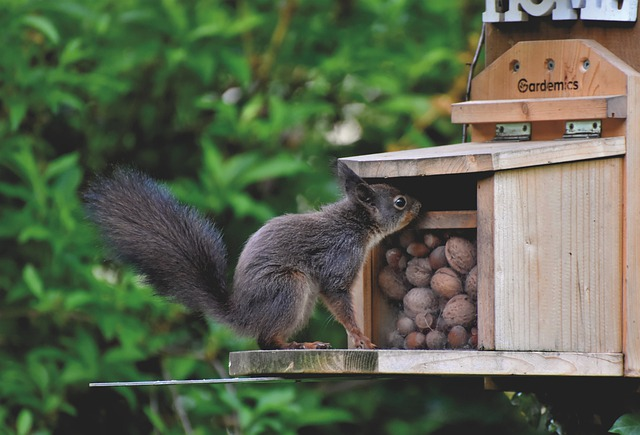
#> input picture uploads/1.jpg, 640 x 435 px
$ python -i color_analysis.py   (imports and definitions only)
#> lines starting #> are read from the running program, lines starting #| are printed output that depends on the picture
import cv2
import numpy as np
import os
from collections import Counter

def analyze_colors(input_path, output_path):
    # read image
#> called with input_path = '../uploads/1.jpg', output_path = 'out.png'
    image = cv2.imread(input_path)
#> image is the input picture: shape (435, 640, 3); mean B, G, R 78.8, 101, 91.1
    if image is None:
        raise ValueError(f"Could not read the image at {input_path}")

    height, width = image.shape[:2]
#> height = 435; width = 640

    # converting to RGB for display
    image_rgb = cv2.cvtColor(image, cv2.COLOR_BGR2RGB)

    # Reshape image to be a list of pixels
    pixels = image_rgb.reshape(-1, 3)

    # using K-means clustering to find the dominant colors
    from sklearn.cluster import KMeans

    n_colors = 10
    kmeans = KMeans(n_clusters=n_colors, random_state=42, n_init=10)
    kmeans.fit(pixels)

    # Get the colors and their frequencies
    colors = kmeans.cluster_centers_.astype(int)
    labels = kmeans.labels_

    # count occurrences of each cluster
    label_counts = Counter(labels)
    total_pixels = len(labels)

    # creating Color Paletter with percentages
    color_palette = []
    for i in range(n_colors):
        count = label_counts[i]
        percentage = (count / total_pixels) * 100
        color_palette.append({
            'rgb': colors[i].tolist(),
            'hex': '#{:02x}{:02x}'.format(colors[i][0], colors[i][1], colors[i][2]),
            'percentage': round(percentage, 2),
            'pixel_count': int(count)
        })

    # sorting by percentage (decening order)
    color_palette.sort(key=lambda x: x['percentage'], reverse=True)

    # Calculate color histograms for RGB channels
    hist_r = cv2.calcHist([image_rgb], [0], None, [256], [0, 256])
#> hist_r = 256 values, max 8067 at index 34, min 0 at index 1, mean 1087.5
    hist_g = cv2.calcHist([image_rgb], [1], None, [256], [0, 256])
#> hist_g = 256 values, max 8181 at index 34, min 0 at index 1, mean 1087.5
    hist_b = cv2.calcHist([image_rgb], [2], None, [256], [0, 256])
#> hist_b = 256 values, max 8464 at index 34, min 3 at index 1, mean 1087.5

    # Normalize histograms
    hist_r = (hist_r / hist_r.max() * 100).flatten().tolist()
#> hist_r = 256 values, max 100 at index 34, min 0 at index 1, mean 13.48
    hist_g = (hist_g / hist_g.max() * 100).flatten().tolist()
#> hist_g = 256 values, max 100 at index 34, min 0 at index 1, mean 13.29
    hist_b = (hist_b / hist_b.max() * 100).flatten().tolist()
#> hist_b = 256 values, max 100 at index 34, min 0.0354 at index 1, mean 12.85

    hsv = cv2.cvtColor(image, cv2.COLOR_BGR2HSV)
#> hsv: shape (435, 640, 3); mean H, S, V 53.5, 72.2, 107.9

    # Average hue, saturation, value
    avg_hue = float(np.mean(hsv[:, :, 0]))
#> avg_hue = 53.46
    avg_saturation = float(np.mean(hsv[:, :, 1]))
#> avg_saturation = 72.22
    avg_value = float(np.mean(hsv[:, :, 2]))
#> avg_value = 107.9

    # Determining dominant color category
    if avg_saturation < 50:
        if avg_value < 85:
            color_mood = "Dark & Muted"
        elif avg_value > 170:
            color_mood = "Bright & Neutral"
        else:
            color_mood = "Neutral"
    else:
        if avg_value < 85:
            color_mood = "Dark & Vibrant"
        elif avg_value > 170:
            color_mood = "Bright & Vibrant"
        else:
            color_mood = "Colorful"


     # Calculate color temperature (warm vs cool)
    # Based on red vs blue dominance
    red_mean = float(np.mean(image_rgb[:, :, 0]))
#> red_mean = 91.07
    blue_mean = float(np.mean(image_rgb[:, :, 2]))
#> blue_mean = 78.8

    if red_mean > blue_mean + 20:
        color_temperature = "Warm"
    elif blue_mean > red_mean + 20:
        color_temperature = "Cool"
    else:
        color_temperature = "Neutral"

    # Create visualization image with color bars
    bar_height = 60
    palette_image = np.zeros((bar_height * len(color_palette[:5]), width, 3), dtype=np.uint8)

    for idx, color_info in enumerate(color_palette[:5]):
        color = color_info['rgb']
        y_start = idx * bar_height
        y_end = (idx + 1) * bar_height
        palette_image[y_start:y_end, :] = color

        # Add text with color info
        text = f"{color_info['percentage']:.1f}% - {color_info['hex']}"

        # Choose text color based on brightness
        brightness = sum(color) / 3
        text_color = (0, 0, 0) if brightness > 127 else (255, 255, 255)

        cv2.putText(
            palette_image,
            text,
            (20, y_start + 38),
            cv2.FONT_HERSHEY_SIMPLEX,
            0.8,
            text_color,
            2
        )

    # Combine original image with palette
    # Rezise
    if palette_image.shape[1] != image_rgb.shape[1]:
        palette_image = cv2.resize(palette_image, (image_rgb.shape[1], palette_image.shape[0]))

    combined = np.vstack([image_rgb, palette_image])
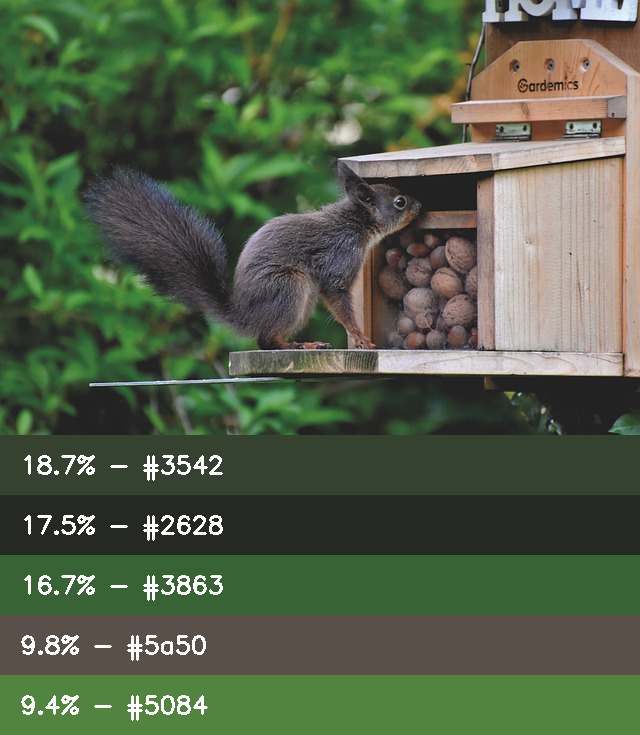
#> combined: shape (735, 640, 3); mean R, G, B 82.5, 96.2, 71.7

    # Converting back to BGR for saving
    combined_bgr = cv2.cvtColor(combined, cv2.COLOR_RGB2BGR)
    cv2.imwrite(output_path, combined_bgr)

    return {
        'color_palette': color_palette,
        'color_mood': color_mood,
        'color_temperature': color_temperature,
        'avg_hue': round(avg_hue, 1),
        'avg_saturation': round(avg_saturation, 1),
        'avg_value': round(avg_value, 1),
        'histograms': {
            'red': [round(v, 2) for v in hist_r],
            'green': [round(v, 2) for v in hist_g],
            'blue': [round(v, 2) for v in hist_b]
        },
        'dimensions': {
            'width': width,
            'height': height,
            'total_pixels': int(width * height)
        }
    }

>>> result = analyze_colors('../uploads/1.jpg', 'out.png')
#> result = 8 items

$ run again, on uploads/10.jpg
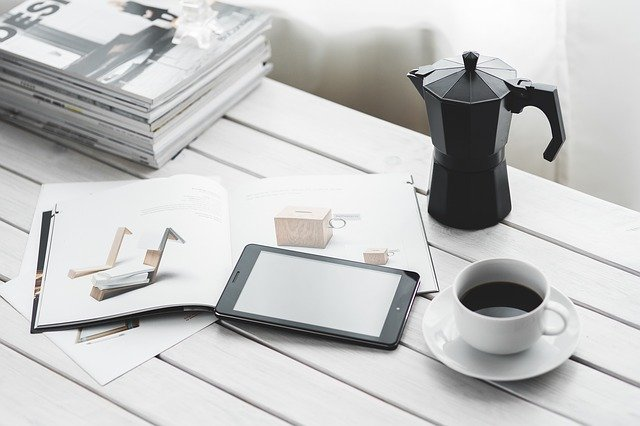
#> input picture uploads/10.jpg, 640 x 426 px
#> in analyze_colors, image is the input picture: shape (426, 640, 3); mean B, G, R 195.3, 195.8, 195.3
#> in analyze_colors, `hist_r = cv2.calcHist([image_rgb], [0], None, [256], [0, 256])`: hist_r = 256 values, max 8396 at index 235, min 5 at index 2, mean 1065
#> in analyze_colors, `hist_g = cv2.calcHist([image_rgb], [1], None, [256], [0, 256])`: hist_g = 256 values, max 8063 at index 237, min 5 at index 2, mean 1065
#> in analyze_colors, `hist_b = cv2.calcHist([image_rgb], [2], None, [256], [0, 256])`: hist_b = 256 values, max 7571 at index 232, min 3 at index 1, mean 1065
#> in analyze_colors, `hist_r = (hist_r / hist_r.max() * 100).flatten().tolist()`: hist_r = 256 values, max 100 at index 235, min 0.0596 at index 2, mean 12.68
#> in analyze_colors, `hist_g = (hist_g / hist_g.max() * 100).flatten().tolist()`: hist_g = 256 values, max 100 at index 237, min 0.062 at index 2, mean 13.21
#> in analyze_colors, `hist_b = (hist_b / hist_b.max() * 100).flatten().tolist()`: hist_b = 256 values, max 100 at index 232, min 0.0396 at index 1, mean 14.07
#> hsv: shape (426, 640, 3); mean H, S, V 48.2, 5.4, 196.9
#> avg_hue = 48.21
#> avg_saturation = 5.4
#> avg_value = 196.9
#> red_mean = 195.3
#> in analyze_colors, `combined = np.vstack([image_rgb, palette_image])`:
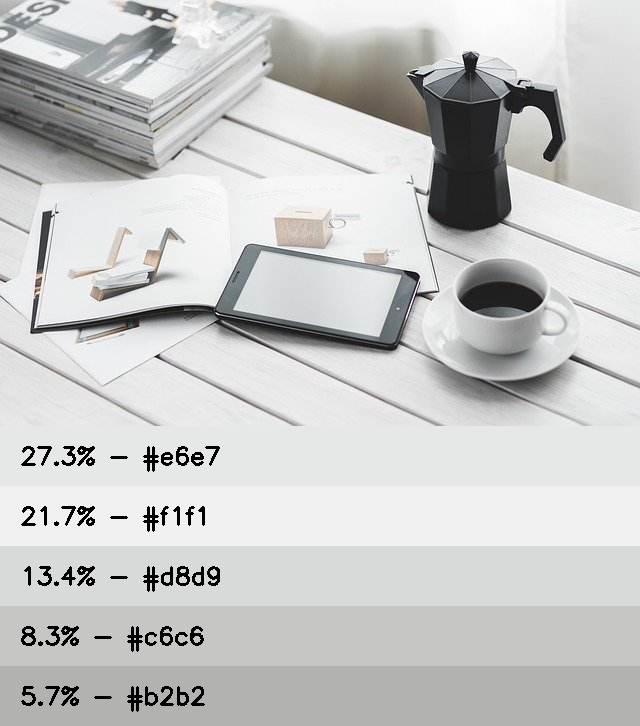
#> combined: shape (726, 640, 3); mean R, G, B 199.7, 200.1, 199.5
#> result = 8 items

$ run again, on uploads/2.jpg
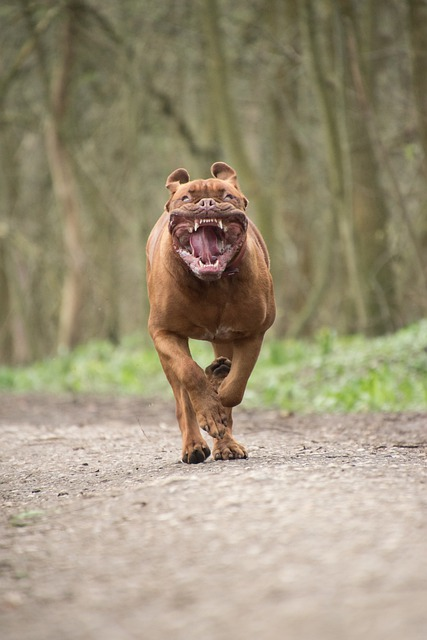
#> input picture uploads/2.jpg, 427 x 640 px
#> in analyze_colors, image is the input picture: shape (640, 427, 3); mean B, G, R 121.8, 146.5, 156.9
#> in analyze_colors, `hist_r = cv2.calcHist([image_rgb], [0], None, [256], [0, 256])`: hist_r = 256 values, max 2896 at index 132, min 0 at index 0, mean 1067.5
#> in analyze_colors, `hist_g = cv2.calcHist([image_rgb], [1], None, [256], [0, 256])`: hist_g = 256 values, max 2969 at index 191, min 0 at index 9, mean 1067.5
#> in analyze_colors, `hist_b = cv2.calcHist([image_rgb], [2], None, [256], [0, 256])`: hist_b = 256 values, max 3372 at index 94, min 0 at index 243, mean 1067.5
#> in analyze_colors, `hist_r = (hist_r / hist_r.max() * 100).flatten().tolist()`: hist_r = 256 values, max 100 at index 132, min 0 at index 0, mean 36.86
#> in analyze_colors, `hist_g = (hist_g / hist_g.max() * 100).flatten().tolist()`: hist_g = 256 values, max 100 at index 191, min 0 at index 9, mean 35.95
#> in analyze_colors, `hist_b = (hist_b / hist_b.max() * 100).flatten().tolist()`: hist_b = 256 values, max 100 at index 94, min 0 at index 243, mean 31.66
#> hsv: shape (640, 427, 3); mean H, S, V 21.6, 64.2, 157.9
#> avg_hue = 21.59
#> avg_saturation = 64.2
#> avg_value = 157.9
#> red_mean = 156.9
#> blue_mean = 121.8
#> in analyze_colors, `combined = np.vstack([image_rgb, palette_image])`:
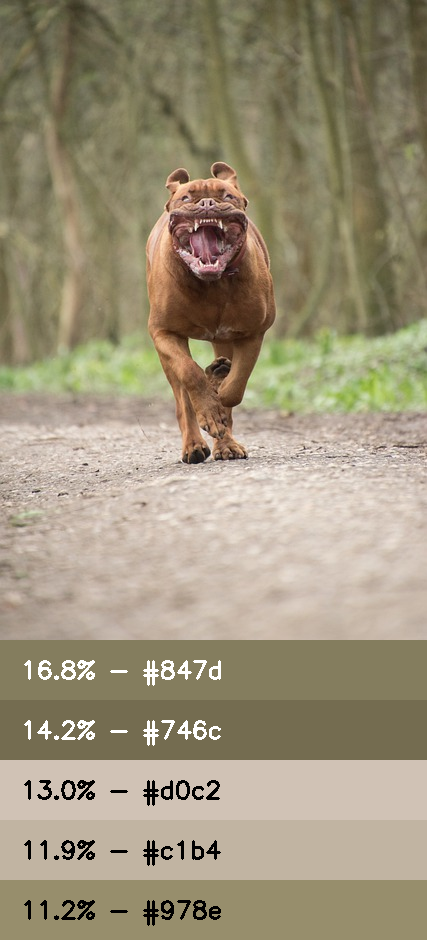
#> combined: shape (940, 427, 3); mean R, G, B 157, 146.8, 122.5
#> result = 8 items

$ run again, on uploads/3.jpg
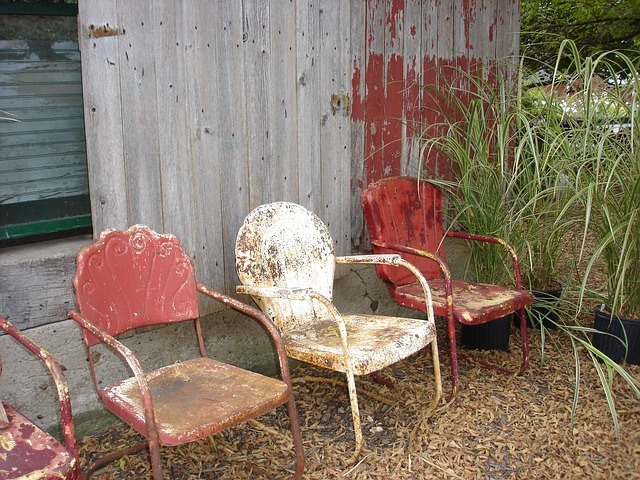
#> input picture uploads/3.jpg, 640 x 480 px
#> in analyze_colors, image is the input picture: shape (480, 640, 3); mean B, G, R 102.9, 118.2, 135
#> in analyze_colors, `hist_r = cv2.calcHist([image_rgb], [0], None, [256], [0, 256])`: hist_r = 256 values, max 3748 at index 255, min 21 at index 2, mean 1200
#> in analyze_colors, `hist_g = cv2.calcHist([image_rgb], [1], None, [256], [0, 256])`: hist_g = 256 values, max 2481 at index 167, min 27 at index 1, mean 1200
#> in analyze_colors, `hist_b = cv2.calcHist([image_rgb], [2], None, [256], [0, 256])`: hist_b = 256 values, max 2414 at index 0, min 60 at index 254, mean 1200
#> in analyze_colors, `hist_r = (hist_r / hist_r.max() * 100).flatten().tolist()`: hist_r = 256 values, max 100 at index 255, min 0.56 at index 2, mean 32.02
#> in analyze_colors, `hist_g = (hist_g / hist_g.max() * 100).flatten().tolist()`: hist_g = 256 values, max 100 at index 167, min 1.09 at index 1, mean 48.37
#> in analyze_colors, `hist_b = (hist_b / hist_b.max() * 100).flatten().tolist()`: hist_b = 256 values, max 100 at index 0, min 2.49 at index 254, mean 49.71
#> hsv: shape (480, 640, 3); mean H, S, V 38.5, 75.8, 137.2
#> avg_hue = 38.5
#> avg_saturation = 75.84
#> avg_value = 137.2
#> red_mean = 135
#> blue_mean = 102.9
#> in analyze_colors, `combined = np.vstack([image_rgb, palette_image])`:
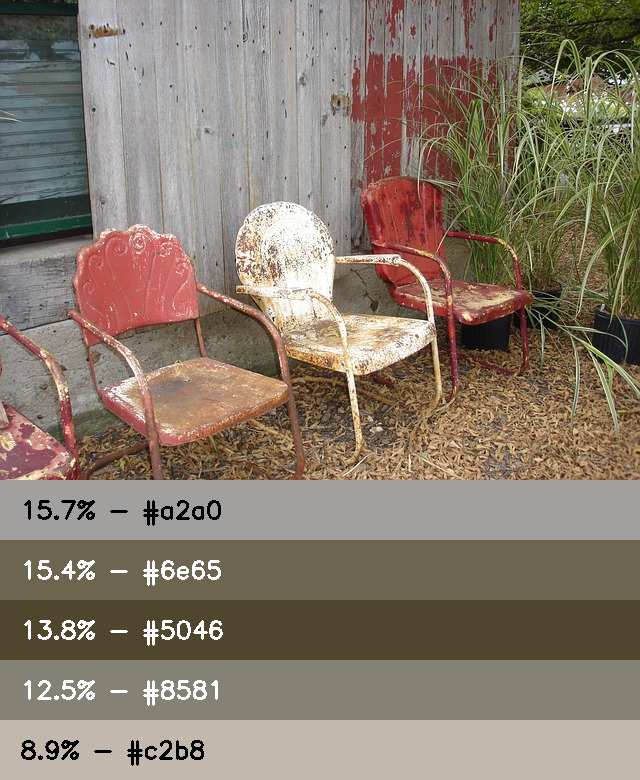
#> combined: shape (780, 640, 3); mean R, G, B 135.6, 122.7, 108
#> result = 8 items
